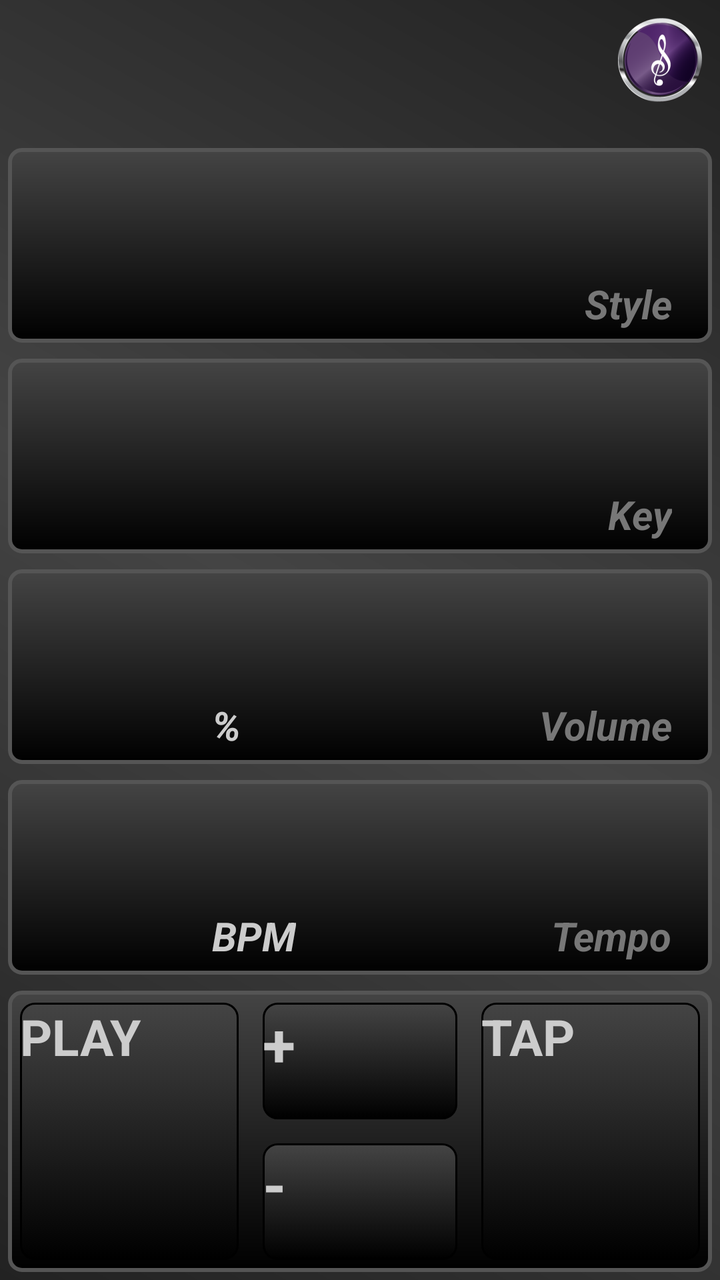
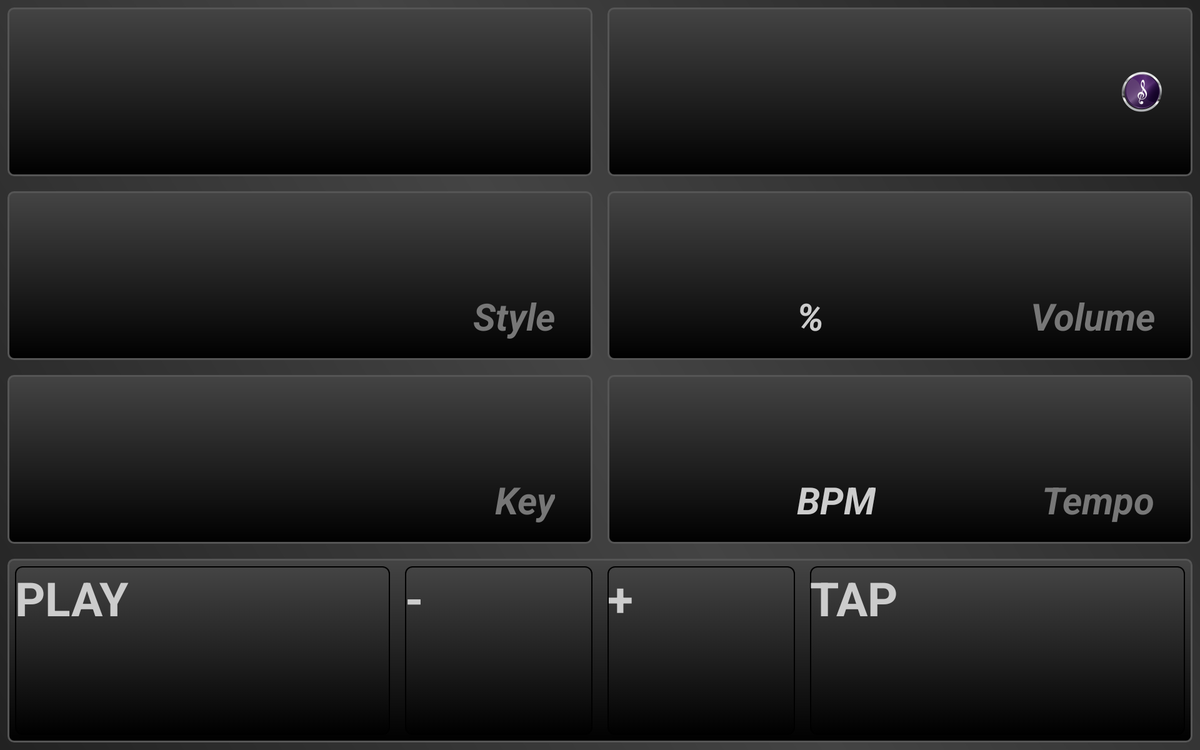

First picture: res/layout/ on a phone held upright. Second picture: the repository's own variant of that layout, on a device whose configuration matches the variant's folder. Source for both follows.
<!-- AndroidManifest.xml: application theme AppTheme -->
<!-- res/layout/track_player.xml -->
<?xml version="1.0" encoding="utf-8"?>

<LinearLayout xmlns:android="http://schemas.android.com/apk/res/android"
    android:layout_width="match_parent"
    android:layout_height="match_parent"
    android:background="@drawable/layout_background"
    android:orientation="vertical" >

    <RelativeLayout
        android:id="@+id/layout_track_top"
        android:layout_width="match_parent"
        android:layout_height="0dp"
        android:layout_weight="2" >

        <ImageView
            android:layout_width="wrap_content"
            android:layout_height="wrap_content"
            android:layout_alignParentRight="true"
            android:padding="6dp"
            android:src="@drawable/ic_launcher" />
    </RelativeLayout>

    <RelativeLayout
        android:id="@+id/layout_track_title_frame"
        android:layout_width="match_parent"
        android:layout_height="0dp"
        android:layout_weight="3"
        android:padding="4dp" >

        <View
            android:id="@+id/view_track_title"
            android:layout_width="match_parent"
            android:layout_height="match_parent"
            android:layout_centerInParent="true"
            android:background="@drawable/controls_frame" />

        <TextView
            android:id="@+id/textview_track_title"
            android:layout_width="match_parent"
            android:layout_height="wrap_content"
            android:layout_alignParentLeft="true"
            android:layout_centerVertical="true"
            android:paddingLeft="20dp"
            android:textColor="#cccccc"
            android:textSize="28sp"
            android:textStyle="bold|italic" />

        <TextView
            android:id="@+id/textview_title_style"
            android:layout_width="wrap_content"
            android:layout_height="wrap_content"
            android:layout_alignParentBottom="true"
            android:layout_alignParentRight="true"
            android:paddingBottom="6dp"
            android:paddingRight="20dp"
            android:text="@string/string_style"
            android:textColor="#777777"
            android:textSize="20sp"
            android:textStyle="bold|italic" />
    </RelativeLayout>

    <RelativeLayout
        android:id="@+id/layout_track_tone_frame"
        android:layout_width="match_parent"
        android:layout_height="0dp"
        android:layout_weight="3"
        android:padding="4dp" >

        <View
            android:layout_width="match_parent"
            android:layout_height="match_parent"
            android:layout_centerInParent="true"
            android:background="@drawable/controls_frame" />

        <TextView
            android:id="@+id/textview_tone"
            android:layout_width="100dp"
            android:layout_height="wrap_content"
            android:layout_alignParentLeft="true"
            android:layout_centerVertical="true"
            android:gravity="right"
            android:textColor="#cccccc"
            android:textSize="50sp"
            android:textStyle="bold|italic" />

        <SeekBar
            android:id="@+id/seekbar_tone"
            android:layout_width="match_parent"
            android:layout_height="wrap_content"
            android:layout_centerVertical="true"
            android:layout_toRightOf="@+id/textview_tone"
            android:paddingRight="20dp" />

        <TextView
            android:id="@+id/textview_tone_tone"
            android:layout_width="wrap_content"
            android:layout_height="wrap_content"
            android:layout_alignParentBottom="true"
            android:layout_alignParentRight="true"
            android:paddingBottom="6dp"
            android:paddingRight="20dp"
            android:text="@string/string_tone"
            android:textColor="#777777"
            android:textSize="20sp"
            android:textStyle="bold|italic" />
    </RelativeLayout>

    <RelativeLayout
        android:id="@+id/layout_track_volume_frame"
        android:layout_width="match_parent"
        android:layout_height="0dp"
        android:layout_weight="3"
        android:padding="4dp" >

        <View
            android:layout_width="match_parent"
            android:layout_height="match_parent"
            android:layout_centerInParent="true"
            android:background="@drawable/controls_frame" />

        <TextView
            android:id="@+id/textview_volume"
            android:layout_width="100dp"
            android:layout_height="wrap_content"
            android:layout_alignParentLeft="true"
            android:layout_centerVertical="true"
            android:gravity="right"
            android:textColor="#cccccc"
            android:textSize="50sp"
            android:textStyle="bold|italic" />

        <SeekBar
            android:id="@+id/seekbar_volume"
            android:layout_width="match_parent"
            android:layout_height="wrap_content"
            android:layout_centerVertical="true"
            android:layout_toRightOf="@+id/textview_volume"
            android:paddingRight="20dp" />

        <TextView
            android:id="@+id/textview_volume_percent"
            android:layout_width="wrap_content"
            android:layout_height="wrap_content"
            android:layout_alignParentBottom="true"
            android:layout_toRightOf="@+id/textview_volume"
            android:paddingBottom="6dp"
            android:paddingLeft="2dp"
            android:text="@string/string_percent"
            android:textColor="#cccccc"
            android:textSize="20sp"
            android:textStyle="bold|italic" />

        <TextView
            android:id="@+id/textview_volume_volume"
            android:layout_width="wrap_content"
            android:layout_height="wrap_content"
            android:layout_alignParentBottom="true"
            android:layout_alignParentRight="true"
            android:paddingBottom="6dp"
            android:paddingRight="20dp"
            android:text="@string/string_volume"
            android:textColor="#777777"
            android:textSize="20sp"
            android:textStyle="bold|italic" />
    </RelativeLayout>

    <RelativeLayout
        android:id="@+id/layout_track_tempo_frame"
        android:layout_width="match_parent"
        android:layout_height="0dp"
        android:layout_weight="3"
        android:padding="4dp" >

        <View
            android:layout_width="match_parent"
            android:layout_height="match_parent"
            android:layout_centerInParent="true"
            android:background="@drawable/controls_frame" />

        <TextView
            android:id="@+id/textview_tempo"
            android:layout_width="100dp"
            android:layout_height="wrap_content"
            android:layout_alignParentLeft="true"
            android:layout_centerVertical="true"
            android:gravity="right"
            android:textColor="#cccccc"
            android:textSize="50sp"
            android:textStyle="bold|italic" />

        <SeekBar
            android:id="@+id/seekbar_tempo"
            android:layout_width="match_parent"
            android:layout_height="wrap_content"
            android:layout_centerVertical="true"
            android:layout_toRightOf="@+id/textview_tempo"
            android:paddingRight="20dp" />

        <TextView
            android:id="@+id/textview_tempo_bpm"
            android:layout_width="wrap_content"
            android:layout_height="wrap_content"
            android:layout_alignParentBottom="true"
            android:layout_toRightOf="@+id/textview_tempo"
            android:paddingBottom="6dp"
            android:paddingLeft="2dp"
            android:text="@string/string_bpm"
            android:textColor="#cccccc"
            android:textSize="20sp"
            android:textStyle="bold|italic" />

        <TextView
            android:id="@+id/textview_tempo_tempo"
            android:layout_width="wrap_content"
            android:layout_height="wrap_content"
            android:layout_alignParentBottom="true"
            android:layout_alignParentRight="true"
            android:paddingBottom="6dp"
            android:paddingRight="20dp"
            android:text="@string/string_tempo"
            android:textColor="#777777"
            android:textSize="20sp"
            android:textStyle="bold|italic" />
    </RelativeLayout>

    <LinearLayout
        android:layout_width="match_parent"
        android:layout_height="0dp"
        android:layout_margin="4dp"
        android:layout_weight="4"
        android:background="@drawable/controls_frame"
        android:orientation="horizontal" >

        <ToggleButton
            android:id="@+id/button_play"
            android:layout_width="0dp"
            android:layout_height="match_parent"
            android:layout_margin="6dp"
            android:layout_weight="1"
            android:background="@drawable/button_background"
            android:textColor="#cccccc"
            android:textOff="@string/string_button_play"
            android:textOn="@string/string_button_stop"
            android:textSize="25sp"
            android:textStyle="bold"
            android:typeface="sans" />

        <LinearLayout
            android:layout_width="0dp"
            android:layout_height="match_parent"
            android:layout_weight="1"
            android:orientation="vertical" >

            <Button
                android:id="@+id/button_tempo_inc"
                android:layout_width="match_parent"
                android:layout_height="0dp"
                android:layout_margin="6dp"
                android:layout_weight="1"
                android:background="@drawable/button_background"
                android:text="@string/string_button_tempo_inc"
                android:textColor="#cccccc"
                android:textSize="30sp"
                android:textStyle="bold"
                android:typeface="sans" />

            <Button
                android:id="@+id/button_tempo_dec"
                android:layout_width="match_parent"
                android:layout_height="0dp"
                android:layout_margin="6dp"
                android:layout_weight="1"
                android:background="@drawable/button_background"
                android:text="@string/string_button_tempo_dec"
                android:textColor="#cccccc"
                android:textSize="30sp"
                android:textStyle="bold"
                android:typeface="sans" />
        </LinearLayout>

        <Button
            android:id="@+id/button_tap"
            android:layout_width="0dp"
            android:layout_height="match_parent"
            android:layout_margin="6dp"
            android:layout_weight="1"
            android:background="@drawable/button_background"
            android:text="@string/string_button_tap"
            android:textColor="#cccccc"
            android:textSize="25sp"
            android:textStyle="bold"
            android:typeface="sans" />
    </LinearLayout>

</LinearLayout>
<!-- resources referenced by this layout -->
<resources>
  <!-- drawable button_background (drawable) -->
  <?xml version="1.0" encoding="utf-8"?>
  
  <selector xmlns:android="http://schemas.android.com/apk/res/android">
  
      <item android:state_pressed="true"><shape>
              <solid android:color="#444444" />
  
              <stroke android:width="1dp" android:color="#000000" />
  
              <corners android:radius="6dp" />
          </shape></item>
      <item><shape>
              <gradient android:angle="270" android:endColor="#000000" android:startColor="#444444" />
  
              <stroke android:width="1dp" android:color="#000000" />
  
              <corners android:radius="7dp" />
          </shape></item>
  
  </selector>
  <!-- drawable controls_frame (drawable) -->
  <?xml version="1.0" encoding="utf-8"?>
  
  <shape xmlns:android="http://schemas.android.com/apk/res/android" >
  
      <stroke
          android:width="2dip"
          android:color="#555555" />
  
      <corners android:radius="6dp" />
  
      <gradient
          android:angle="90"
          android:endColor="#444444"
          android:startColor="#000000"
          android:type="linear"
          android:useLevel="false" />
  
  </shape>
  <!-- drawable ic_launcher: png bitmap (drawable-hdpi, 7946 bytes) -->
  <!-- drawable layout_background (drawable) -->
  <?xml version="1.0" encoding="utf-8"?>
  
  <shape xmlns:android="http://schemas.android.com/apk/res/android"
      android:shape="rectangle"
      android:useLevel="false" >
  
      <gradient
          android:angle="45"
          android:centerColor="#444444"
          android:endColor="#222222"
          android:startColor="#222222"
          android:type="linear"
          android:useLevel="false" />
  
  </shape>
  <string name="string_bpm">BPM</string>
  <string name="string_button_play">PLAY</string>
  <string name="string_button_stop">STOP</string>
  <string name="string_button_tap">TAP</string>
  <string name="string_button_tempo_dec">-</string>
  <string name="string_button_tempo_inc">+</string>
  <string name="string_percent">%</string>
  <string name="string_style">Style</string>
  <string name="string_tempo">Tempo</string>
  <string name="string_tone">Key</string>
  <string name="string_volume">Volume</string>
  <style name="AppTheme" parent="Theme.Sherlock.Light">
          <item name="actionBarStyle">@style/AppActionBar</item>
          <item name="android:actionBarStyle">@style/AppActionBar</item>
          
          <item name="actionMenuTextAppearance">@style/MenuTextStyle</item>
          <item name="android:actionMenuTextAppearance">@style/MenuTextStyle</item>
          
          <item name="actionMenuTextColor">@android:color/white</item>
          <item name="android:actionMenuTextColor">@android:color/white</item>
      </style>
  <style name="AppActionBar" parent="Widget.Sherlock.Light.ActionBar">
          <item name="background">@drawable/actionbar_background</item>
          <item name="android:background">@drawable/actionbar_background</item>
          
          <item name="titleTextStyle">@style/TitleText</item>
          <item name="android:titleTextStyle">@style/TitleText</item>
      </style>
  <style name="MenuTextStyle" parent="@style/Theme.Sherlock.Light">
          <item name="android:textStyle">bold</item>
          <item name="android:typeface">sans</item>
          <item name="android:textSize">8sp</item>    
      </style>
  <!-- drawable actionbar_background (drawable) -->
  <?xml version="1.0" encoding="utf-8"?>
  
  <shape xmlns:android="http://schemas.android.com/apk/res/android"
      android:shape="rectangle"
      android:useLevel="false" >
  
      <gradient
          android:angle="90"
          android:endColor="#d4a8ff"
          android:startColor="#370085"
          android:type="linear"
          android:useLevel="false" />
  
  </shape>
  <style name="TitleText" parent="TextAppearance.Sherlock.Widget.ActionBar.Title">
      	<item name="android:textColor">@android:color/white</item>
      	<item name="android:textStyle">bold</item>
  	</style>
</resources>
<!-- res/layout-xlarge-land/track_player.xml (the repository's variant of the layout above) -->
<!-- drawn on a large tablet held sideways -->
<?xml version="1.0" encoding="utf-8"?>
<LinearLayout xmlns:android="http://schemas.android.com/apk/res/android"
    android:layout_width="match_parent"
    android:layout_height="match_parent"
    android:background="@drawable/layout_background"
    android:orientation="vertical" >

    <LinearLayout
        android:layout_width="match_parent"
        android:layout_height="0dp"
        android:layout_weight="3"
        android:baselineAligned="false"
        android:orientation="horizontal" >

        <LinearLayout
            android:id="@+id/layout_track_left_land"
            android:layout_width="0dp"
            android:layout_height="match_parent"
            android:layout_weight="1"
            android:orientation="vertical" >

            <RelativeLayout
                android:id="@+id/layout_track_interval_frame"
                android:layout_width="match_parent"
                android:layout_height="0dp"
                android:layout_weight="1"
                android:padding="8dp" >

                <View
                    android:layout_width="match_parent"
                    android:layout_height="match_parent"
                    android:layout_centerInParent="true"
                    android:background="@drawable/controls_frame" />

                <TextView
                    android:id="@+id/textview_interval"
                    android:layout_width="200dp"
                    android:layout_height="wrap_content"
                    android:layout_alignParentLeft="true"
                    android:layout_centerVertical="true"
                    android:gravity="right"
                    android:textColor="#cccccc"
                    android:textSize="100sp"
                    android:textStyle="bold|italic" />
            </RelativeLayout>

            <RelativeLayout
                android:id="@+id/layout_track_title_frame"
                android:layout_width="match_parent"
                android:layout_height="0dp"
                android:layout_weight="1"
                android:padding="8dp" >

                <View
                    android:id="@+id/view_track_title"
                    android:layout_width="match_parent"
                    android:layout_height="match_parent"
                    android:layout_centerInParent="true"
                    android:background="@drawable/controls_frame" />

                <TextView
                    android:id="@+id/textview_track_title"
                    android:layout_width="match_parent"
                    android:layout_height="wrap_content"
                    android:layout_alignParentLeft="true"
                    android:layout_centerVertical="true"
                    android:paddingLeft="40dp"
                    android:textColor="#cccccc"
                    android:textSize="60sp"
                    android:textStyle="bold|italic" />

                <TextView
                    android:id="@+id/textview_title_style"
                    android:layout_width="wrap_content"
                    android:layout_height="wrap_content"
                    android:layout_alignParentBottom="true"
                    android:layout_alignParentRight="true"
                    android:paddingBottom="20dp"
                    android:paddingRight="40dp"
                    android:text="@string/string_style"
                    android:textColor="#777777"
                    android:textSize="40sp"
                    android:textStyle="bold|italic" />
            </RelativeLayout>

            <RelativeLayout
                android:id="@+id/layout_track_tone_frame"
                android:layout_width="match_parent"
                android:layout_height="0dp"
                android:layout_weight="1"
                android:padding="8dp" >

                <View
                    android:layout_width="match_parent"
                    android:layout_height="match_parent"
                    android:layout_centerInParent="true"
                    android:background="@drawable/controls_frame" />

                <TextView
                    android:id="@+id/textview_tone"
                    android:layout_width="200dp"
                    android:layout_height="wrap_content"
                    android:layout_alignParentLeft="true"
                    android:layout_centerVertical="true"
                    android:gravity="right"
                    android:textColor="#cccccc"
                    android:textSize="100sp"
                    android:textStyle="bold|italic" />

                <SeekBar
                    android:id="@+id/seekbar_tone"
                    android:layout_width="match_parent"
                    android:layout_height="wrap_content"
                    android:layout_centerVertical="true"
                    android:layout_toRightOf="@+id/textview_tone"
                    android:paddingRight="40dp" />

                <TextView
                    android:id="@+id/textview_tone_tone"
                    android:layout_width="wrap_content"
                    android:layout_height="wrap_content"
                    android:layout_alignParentBottom="true"
                    android:layout_alignParentRight="true"
                    android:paddingBottom="20dp"
                    android:paddingRight="40dp"
                    android:text="@string/string_tone"
                    android:textColor="#777777"
                    android:textSize="40sp"
                    android:textStyle="bold|italic" />
            </RelativeLayout>
        </LinearLayout>

        <LinearLayout
            android:id="@+id/layout_track_right_land"
            android:layout_width="0dp"
            android:layout_height="wrap_content"
            android:layout_weight="1"
            android:orientation="vertical" >

            <RelativeLayout
                android:id="@+id/layout_track_image_frame"
                android:layout_width="match_parent"
                android:layout_height="0dp"
                android:layout_weight="1"
                android:padding="8dp" >

                <View
                    android:layout_width="match_parent"
                    android:layout_height="match_parent"
                    android:layout_centerInParent="true"
                    android:background="@drawable/controls_frame" />

                <ImageView
                    android:layout_width="wrap_content"
                    android:layout_height="wrap_content"
                    android:layout_alignParentRight="true"
                    android:layout_centerVertical="true"
                    android:paddingRight="30dp"
                    android:src="@drawable/ic_launcher" />
            </RelativeLayout>

            <RelativeLayout
                android:id="@+id/layout_track_volume_frame"
                android:layout_width="match_parent"
                android:layout_height="0dp"
                android:layout_weight="1"
                android:padding="8dp" >

                <View
                    android:layout_width="match_parent"
                    android:layout_height="match_parent"
                    android:layout_centerInParent="true"
                    android:background="@drawable/controls_frame" />

                <TextView
                    android:id="@+id/textview_volume"
                    android:layout_width="200dp"
                    android:layout_height="wrap_content"
                    android:layout_alignParentLeft="true"
                    android:layout_centerVertical="true"
                    android:gravity="right"
                    android:textColor="#cccccc"
                    android:textSize="100sp"
                    android:textStyle="bold|italic" />

                <SeekBar
                    android:id="@+id/seekbar_volume"
                    android:layout_width="match_parent"
                    android:layout_height="wrap_content"
                    android:layout_centerVertical="true"
                    android:layout_toRightOf="@+id/textview_volume"
                    android:paddingRight="40dp" />

                <TextView
                    android:id="@+id/textview_volume_percent"
                    android:layout_width="wrap_content"
                    android:layout_height="wrap_content"
                    android:layout_alignParentBottom="true"
                    android:layout_toRightOf="@+id/textview_volume"
                    android:paddingBottom="20dp"
                    android:paddingLeft="2dp"
                    android:text="@string/string_percent"
                    android:textColor="#cccccc"
                    android:textSize="40sp"
                    android:textStyle="bold|italic" />

                <TextView
                    android:id="@+id/textview_volume_volume"
                    android:layout_width="wrap_content"
                    android:layout_height="wrap_content"
                    android:layout_alignParentBottom="true"
                    android:layout_alignParentRight="true"
                    android:paddingBottom="20dp"
                    android:paddingRight="40dp"
                    android:text="@string/string_volume"
                    android:textColor="#777777"
                    android:textSize="40sp"
                    android:textStyle="bold|italic" />
            </RelativeLayout>

            <RelativeLayout
                android:id="@+id/layout_track_tempo_frame"
                android:layout_width="match_parent"
                android:layout_height="0dp"
                android:layout_weight="1"
                android:padding="8dp" >

                <View
                    android:layout_width="match_parent"
                    android:layout_height="match_parent"
                    android:layout_centerInParent="true"
                    android:background="@drawable/controls_frame" />

                <TextView
                    android:id="@+id/textview_tempo"
                    android:layout_width="200dp"
                    android:layout_height="wrap_content"
                    android:layout_alignParentLeft="true"
                    android:layout_centerVertical="true"
                    android:gravity="right"
                    android:textColor="#cccccc"
                    android:textSize="100sp"
                    android:textStyle="bold|italic" />

                <SeekBar
                    android:id="@+id/seekbar_tempo"
                    android:layout_width="match_parent"
                    android:layout_height="wrap_content"
                    android:layout_centerVertical="true"
                    android:layout_toRightOf="@+id/textview_tempo"
                    android:paddingRight="40dp" />

                <TextView
                    android:id="@+id/textview_tempo_bpm"
                    android:layout_width="wrap_content"
                    android:layout_height="wrap_content"
                    android:layout_alignParentBottom="true"
                    android:layout_toRightOf="@+id/textview_tempo"
                    android:paddingBottom="20dp"
                    android:paddingLeft="2dp"
                    android:text="@string/string_bpm"
                    android:textColor="#cccccc"
                    android:textSize="40sp"
                    android:textStyle="bold|italic" />

                <TextView
                    android:id="@+id/textview_tempo_tempo"
                    android:layout_width="wrap_content"
                    android:layout_height="wrap_content"
                    android:layout_alignParentBottom="true"
                    android:layout_alignParentRight="true"
                    android:paddingBottom="20dp"
                    android:paddingRight="40dp"
                    android:text="@string/string_tempo"
                    android:textColor="#777777"
                    android:textSize="40sp"
                    android:textStyle="bold|italic" />
            </RelativeLayout>
        </LinearLayout>
    </LinearLayout>

    <LinearLayout
        android:layout_width="match_parent"
        android:layout_height="0dp"
        android:layout_margin="8dp"
        android:layout_weight="1"
        android:background="@drawable/controls_frame"
        android:orientation="horizontal" >

        <ToggleButton
            android:id="@+id/button_play"
            android:layout_width="0dp"
            android:layout_height="match_parent"
            android:layout_margin="8dp"
            android:layout_weight="2"
            android:background="@drawable/button_background"
            android:textColor="#cccccc"
            android:textOff="@string/string_button_play"
            android:textOn="@string/string_button_stop"
            android:textSize="50sp"
            android:textStyle="bold"
            android:typeface="sans" />

        <Button
            android:id="@+id/button_tempo_dec"
            android:layout_width="0dp"
            android:layout_height="match_parent"
            android:layout_margin="8dp"
            android:layout_weight="1"
            android:background="@drawable/button_background"
            android:text="@string/string_button_tempo_dec"
            android:textColor="#cccccc"
            android:textSize="50sp"
            android:textStyle="bold"
            android:typeface="sans" />

        <Button
            android:id="@+id/button_tempo_inc"
            android:layout_width="0dp"
            android:layout_height="match_parent"
            android:layout_margin="8dp"
            android:layout_weight="1"
            android:background="@drawable/button_background"
            android:text="@string/string_button_tempo_inc"
            android:textColor="#cccccc"
            android:textSize="50sp"
            android:textStyle="bold"
            android:typeface="sans" />

        <Button
            android:id="@+id/button_tap"
            android:layout_width="0dp"
            android:layout_height="match_parent"
            android:layout_margin="8dp"
            android:layout_weight="2"
            android:background="@drawable/button_background"
            android:text="@string/string_button_tap"
            android:textColor="#cccccc"
            android:textSize="50sp"
            android:textStyle="bold"
            android:typeface="sans" />
    </LinearLayout>

</LinearLayout>
